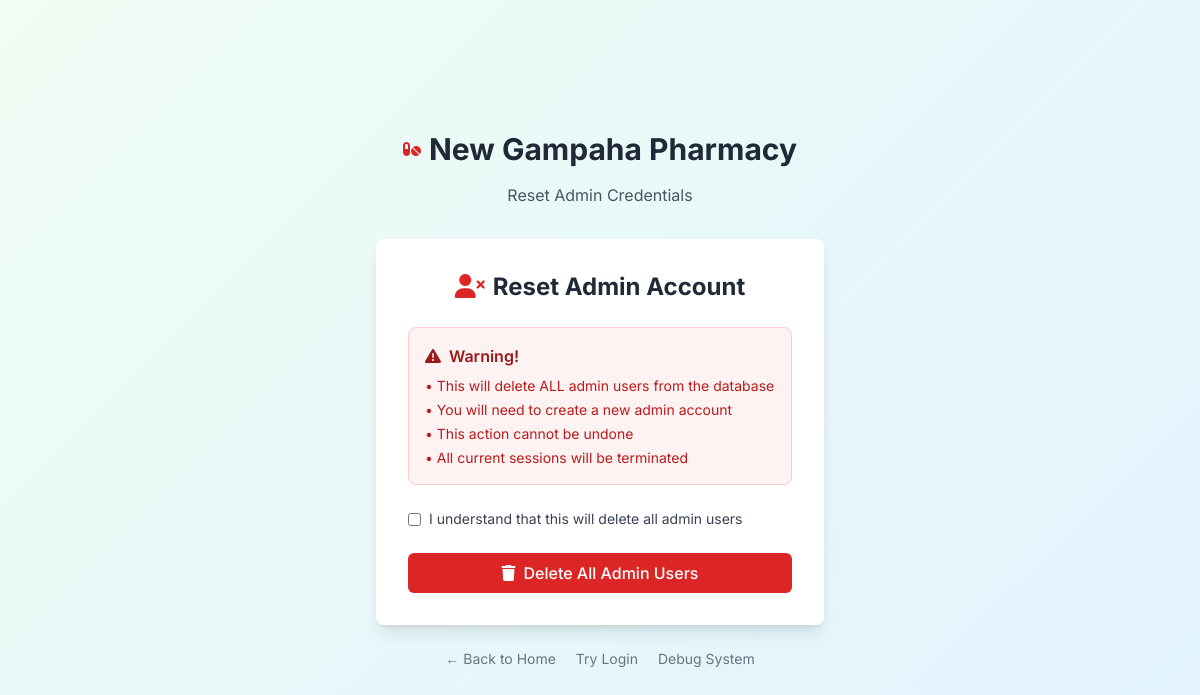
Page /admin/reset_admin.php on the earlier database version.
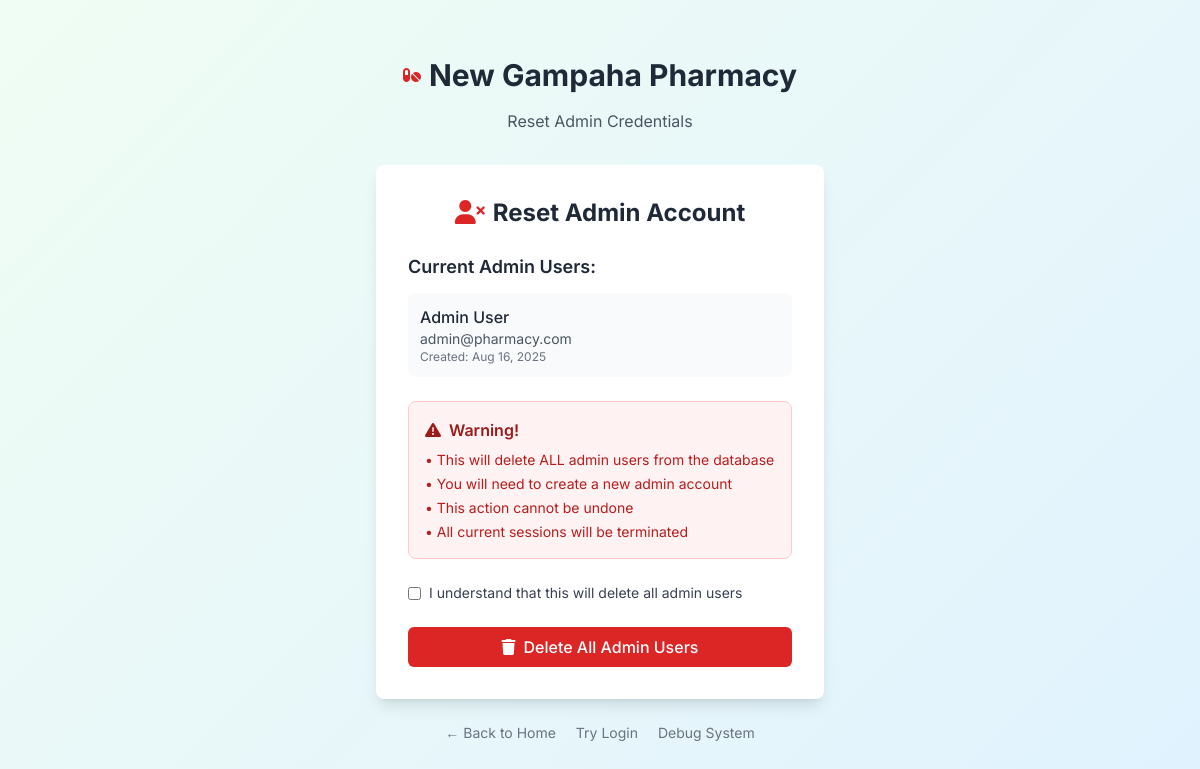
Same page on the later database version.
### tables this page shows
CREATE TABLE users (
    id INT PRIMARY KEY AUTO_INCREMENT,
    name VARCHAR(100) NOT NULL,
    email VARCHAR(100) UNIQUE NOT NULL,
    password VARCHAR(255) NOT NULL,
    role ENUM('admin', 'pharmacist', 'customer') NOT NULL DEFAULT 'customer',
    phone VARCHAR(20),
    address TEXT,
    profile_image VARCHAR(255),
    status ENUM('active', 'inactive') DEFAULT 'active',
    created_at TIMESTAMP DEFAULT CURRENT_TIMESTAMP,
    updated_at TIMESTAMP DEFAULT CURRENT_TIMESTAMP ON UPDATE CURRENT_TIMESTAMP
);

### admin/includes/url_helper.php (called while the page is built, shortened)
<?php
function getBaseUrl() {
    $protocol = isset($_SERVER['HTTPS']) && $_SERVER['HTTPS'] === 'on' ? 'https' : 'http';
    $host = $_SERVER['HTTP_HOST'];
    $scriptName = $_SERVER['SCRIPT_NAME'];
    $pathParts = explode('/', $scriptName);
    $basePath = '';
    foreach ($pathParts as $part) {
        if ($part === 'pharmacy-management-system') {
            $basePath = '/pharmacy-management-system/admin';
            break;
        }
    }
    return $protocol . '://' . $host . $basePath;
}
function url($path = '') {
    $baseUrl = getBaseUrl();
    $path = ltrim($path, '/');
    return $baseUrl . '/' . $path;
}
?>

### admin/reset_admin.php (the view, shortened to what this page needs)
<?php
require_once __DIR__ . '/bootstrap.php';
$message = '';
$adminUsers = [];
if ($pdo) {
    try {
        $stmt = $pdo->prepare("SELECT id, name, email, created_at FROM users WHERE role = 'admin'");
        $stmt->execute();
        $adminUsers = $stmt->fetchAll(PDO::FETCH_ASSOC);
    } catch (Exception $e) {
        $error = "Error fetching admin users: " . $e->getMessage();
    }
}
?>
<!DOCTYPE html>
<html lang="en">
<head>
    <?php include 'includes/head.php'; ?>
</head>
<body class="bg-gradient-to-br from-red-50 to-orange-50 min-h-screen">
    <div class="min-h-screen flex items-center justify-center py-12 px-4">
        <div class="max-w-md w-full">
            <div class="text-center mb-8">
                <div class="inline-flex items-center space-x-2 mb-4">
                    <i class="fas fa-pills text-red-600 text-4xl"></i>
                    <span class="text-3xl font-bold text-gray-800">New Gampaha Pharmacy</span>
                </div>
                <p class="text-gray-600">Reset Admin Credentials</p>
            </div>
            <div class="bg-white rounded-lg shadow-lg p-8">
                <h2 class="text-2xl font-bold text-gray-800 mb-6 text-center">
                    <i class="fas fa-user-times mr-2 text-red-600"></i>Reset Admin Account
                </h2>
                <?php if ($message): ?>
                    <div class="bg-green-100 border border-green-400 text-green-700 px-4 py-3 rounded mb-4">
                        <i class="fas fa-check-circle mr-2"></i>
                        <?php echo htmlspecialchars($message); ?>
                        <div class="mt-3 space-y-2">
                            <a href="auth/register.php" class="block bg-green-600 hover:bg-green-700 text-white px-4 py-2 rounded text-center transition duration-200">
                                <i class="fas fa-user-plus mr-2"></i>Create New Admin Account
                            </a>
                            <a href="start_here.php" class="block bg-blue-600 hover:bg-blue-700 text-white px-4 py-2 rounded text-center transition duration-200">
                                <i class="fas fa-home mr-2"></i>Back to Home
                            </a>
                        </div>
                    </div>
                <?php else: ?>
                    <?php if (!empty($adminUsers)): ?>
                        <div class="mb-6">
                            <h3 class="text-lg font-semibold text-gray-800 mb-3">Current Admin Users:</h3>
                            <div class="space-y-2">
                                <?php foreach ($adminUsers as $user): ?>
                                    <div class="bg-gray-50 p-3 rounded-lg">
                                        <p class="font-medium text-gray-800"><?php echo htmlspecialchars($user['name']); ?></p>
                                        <p class="text-sm text-gray-600"><?php echo htmlspecialchars($user['email']); ?></p>
                                        <p class="text-xs text-gray-500">Created: <?php echo date('M j, Y', strtotime($user['created_at'])); ?></p>
                                    </div>
                                <?php endforeach; ?>
                            </div>
                        </div>
                    <?php endif; ?>
                    <div class="bg-red-50 border border-red-200 rounded-lg p-4 mb-6">
                        <h3 class="text-red-800 font-semibold mb-2">
                            <i class="fas fa-exclamation-triangle mr-2"></i>Warning!
                        </h3>
                        <div class="text-red-700 text-sm space-y-1">
                            <p>• This will delete ALL admin users from the database</p>
                            <p>• You will need to create a new admin account</p>
                            <p>• This action cannot be undone</p>
                            <p>• All current sessions will be terminated</p>
                        </div>
                    </div>
                    <form method="POST" onsubmit="return confirm('Are you sure you want to delete all admin users? This cannot be undone!')">
                        <div class="mb-6">
                            <label class="flex items-center">
                                <input type="checkbox" required class="mr-2">
                                <span class="text-sm text-gray-700">I understand that this will delete all admin users</span>
                            </label>
                        </div>
                        <button type="submit" name="reset" value="confirm" class="w-full bg-red-600 hover:bg-red-700 text-white font-medium py-2 px-4 rounded-md transition duration-200 flex items-center justify-center">
                            <i class="fas fa-trash mr-2"></i>
                            Delete All Admin Users
                        </button>
                    </form>
                <?php endif; ?>
            </div>
            <div class="mt-6 text-center text-sm text-gray-500 space-x-4">
                <a href="start_here.php" class="hover:text-gray-700">← Back to Home</a>
                <a href="auth/login.php" class="hover:text-gray-700">Try Login</a>
                <a href="router.php" class="hover:text-gray-700">Debug System</a>
            </div>
        </div>
    </div>
</body>
</html>

### admin/includes/head.php (shortened to what this page needs)
<script src="https://cdn.tailwindcss.com"></script>
<link rel="stylesheet" href="https://cdnjs.cloudflare.com/ajax/libs/font-awesome/6.5.2/css/all.min.css">
<link rel="stylesheet" href="<?php echo function_exists('url') ? url('assets/css/admin-icons-fix.css') : '/pharmacy-management-system/admin/assets/css/admin-icons-fix.css'; ?>">
<link rel="stylesheet" href="<?php echo function_exists('url') ? url('assets/css/design-system.css') : '/pharmacy-management-system/admin/assets/css/design-system.css'; ?>">

### admin/assets/css/design-system.css (style rules this page uses)
:root { --pc-primary: #0f9f7f; --pc-primary-600: #0d8b70; --pc-secondary: #2563eb; --pc-warning: #d97706; --pc-danger: #dc2626; --pc-success: #059669; --pc-bg: #f3f6f9; --pc-surface: #ffffff; --pc-surface-2: #f8fafc; --pc-text: #0f172a; --pc-text-muted: #64748b; --pc-border: #dbe5ef; --pc-radius: 14px; --pc-radius-sm: 10px; --pc-shadow: 0 8px 30px rgba(2, 12, 27, 0.08); --pc-shadow-soft: 0 2px 12px rgba(15, 23, 42, 0.06); }
* { box-sizing: border-box; }
body { font-family: "Inter", sans-serif; background: #fafafa; color: var(--pc-text); position: relative; overflow-x: hidden; }
body::before { content: ""; position: fixed; top: 0; left: 0; width: 100%; height: 100%; background: linear-gradient(135deg, #f0fdf4 0%, #e0f2fe 50%, #f5f3ff 100%); background-size: 200% 200%; animation: gradientShift 25s ease infinite; z-index: -2; pointer-events: none; }

Differences in the rows shown:
added users: name "Admin User", email "admin@pharmacy.com", created_at "Aug 16, 2025"
Other differences:
text now shown: "Current Admin Users:"
